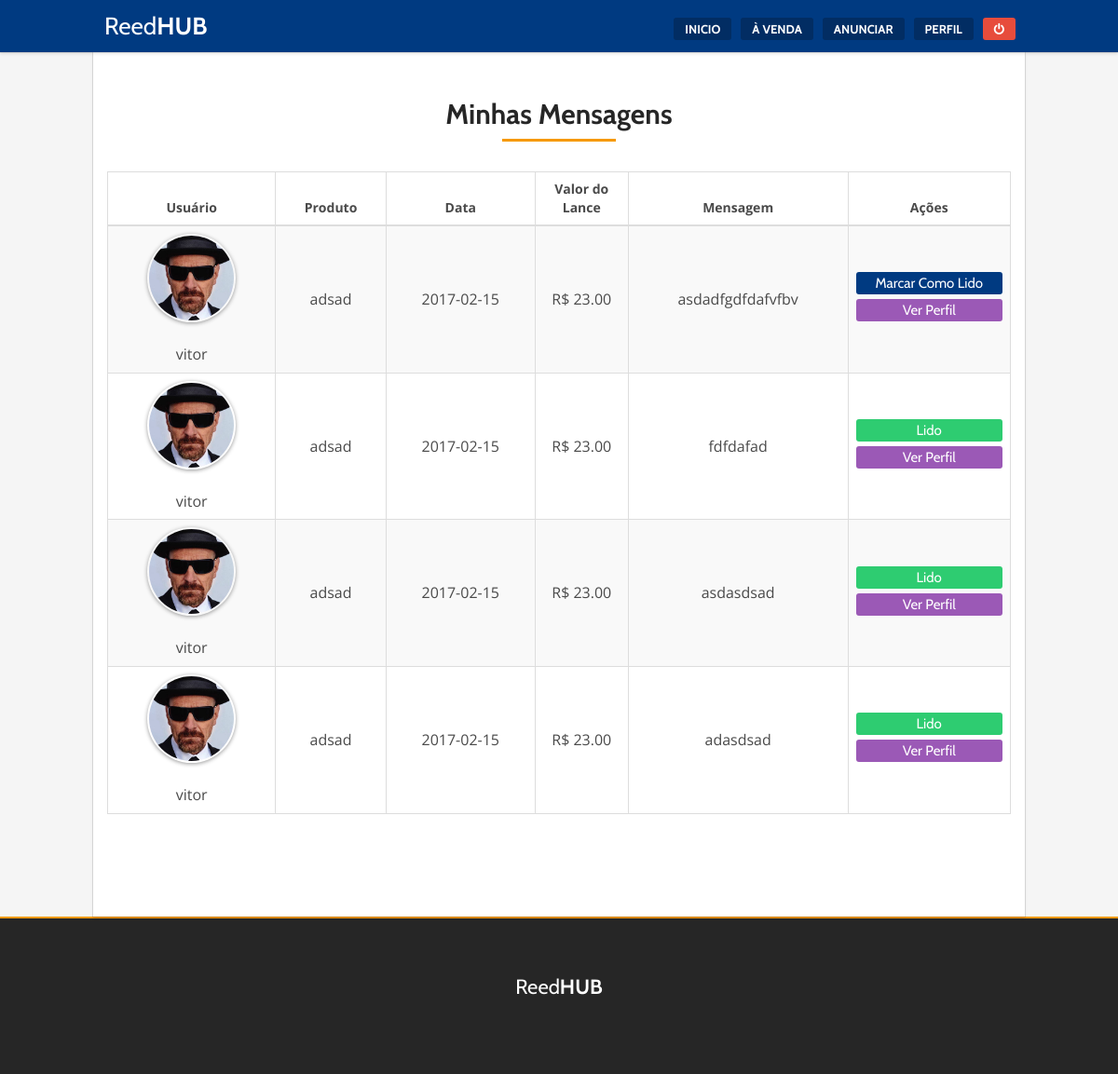
Before: /minhas-mensagens.php (signed in) with the older database file.
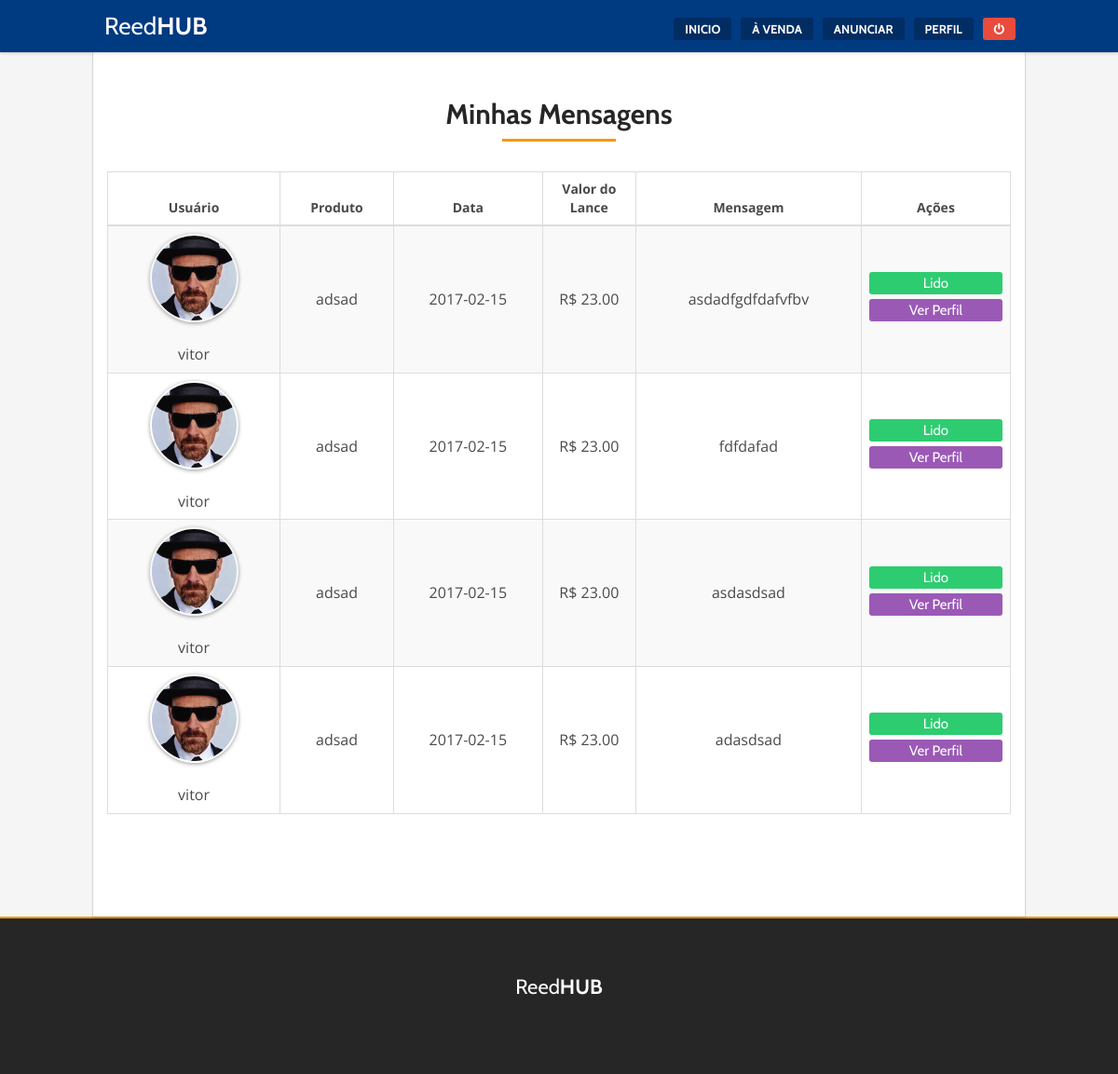
After: the same page with the newer database file.
### tables this page shows
CREATE TABLE `lances` (
  `id` int(11) NOT NULL,
  `seller_id` int(11) NOT NULL,
  `buyer_id` int(11) NOT NULL,
  `product_id` int(11) NOT NULL,
  `message` text NOT NULL,
  `value` double(10,2) NOT NULL,
  `tdate` date NOT NULL,
  `status` tinyint(1) NOT NULL DEFAULT '0'
);

CREATE TABLE `user` (
  `id` int(11) NOT NULL,
  `username` varchar(30) NOT NULL,
  `password` varchar(100) NOT NULL,
  `email` varchar(100) NOT NULL,
  `profile_cover` varchar(150) NOT NULL,
  `profile_image` varchar(150) NOT NULL DEFAULT 'default.png',
  `profile_floor` int(11) NOT NULL,
  `profile_phone` int(11) NOT NULL,
  `profile_sector` varchar(20) NOT NULL,
  `user_messages` int(11) NOT NULL
);

CREATE TABLE `vendas` (
  `id` int(11) NOT NULL,
  `user_id` int(11) NOT NULL,
  `name` varchar(100) NOT NULL,
  `description` text NOT NULL,
  `value` decimal(10,2) NOT NULL,
  `image` varchar(100) NOT NULL,
  `category` varchar(20) NOT NULL
);

### safe.php (called while the page is built, shortened)
<?php
$user_get = mysql_query("SELECT * FROM `user` WHERE `id`='".$_SESSION['uid']."'") or die(mysql_error());
$user = mysql_fetch_assoc($user_get);
$user_id = $user['id'];
$profile_url = "perfil.php?profile_id=$user_id&ver=Ver+Perfil";
$get_all_messages = mysql_query("SELECT seller_id FROM lances WHERE seller_id = '$user_id'");
$all_messages_count = mysql_num_rows($get_all_messages);

### functions.php (called while the page is built, shortened)
<?php
function userUrl ($var) {
	$profile_url = "perfil.php?profile_id=$var&ver=Ver+Perfil";
	return $profile_url;
}
?>

### parts/user/user-mensagens.php (the view, shortened to what this page needs)
<div class="product-style center">
	<div class="table-responsive">
		<table class="table table-striped table-bordered sortable" cellspacing="0" width="100%">
			<thead>
				<tr>
					<th>Usuário</th>
					<th>Produto</th>
					<th width="160px">Data</th>
					<th width="100px">Valor do Lance</th>
					<th>Mensagem</th>
					<th width="160px">Ações</th>
				</tr>
			</thead>
			<?php
			$query = "SELECT * FROM lances WHERE seller_id = $user_id ORDER BY id DESC";
			if ($result = $mysqli->query($query)): ?>
			<?php while($obj = $result->fetch_object()): ?>
				<?php
				$buyer_id = $obj->buyer_id;
				$product_id = $obj->product_id;
				$message_status = $obj->status;
				?>
				<?php $profile_get = mysql_query("SELECT * FROM user WHERE id = '$buyer_id'") or die(mysql_error());
				$profile = mysql_fetch_assoc($profile_get);
				$profile_username = $profile['username'];
				$profile_image = $profile['profile_image'];
				$user_url = userUrl($buyer_id);
				?>
				<?php $product_get = mysql_query("SELECT * FROM vendas WHERE id = '$product_id'") or die(mysql_error());
				$product = mysql_fetch_assoc($product_get);
				$product_name = $product['name'];
				?>
				<tr>
					<td><img class="profile_image" src="<?php echo "fotos/$profile_image"; ?>" alt=""><br><?php echo "$profile_username" ?></td>
					<td><?php echo "$product_name" ?></td>
					<td><?php echo $obj->tdate ?></td>
					<td>R$ <?php echo $obj->value ?></td>
					<td><?php echo $obj->message ?></td>
					<td>
						<?php if ($message_status == 0): ?>
							<form action="process.php" method="POST">
								<input class="go-button small full" type="submit" value="Marcar Como Lido" name="status">
							</form>
							<?php else:?> <input disabled class="go-button small green full" type="submit" value="Lido">
						<?php endif; ?>
						<a class="go-button small purple full" href="<?php echo "$user_url"; ?>">Ver Perfil</a>
					</td>
				</tr>
			<?php endwhile; ?>
		<?php endif; ?>
	</table>
</div>
</div>

### header.php (shortened to what this page needs)
<!DOCTYPE html>
<!DOCTYPE html>
<html lang="en">
<head>
	<link rel="stylesheet" href="css/plugins.css">
	<link rel="stylesheet" href="css/style.css">
	<link rel="stylesheet" href="assets/components/components-font-awesome/css/font-awesome.min.css">
</head>
<body onload="initialize()">
<?php include("functions.php");
if (isset($_SESSION['uid'])) {
	include ("safe.php");
}
include("parts/layout/navbar.php"); ?>

### parts/layout/navbar.php (shortened to what this page needs)
<?php if(isset($_SESSION['uid'])): ?>
	<header class="go-navbar">
		<ul class="topnav" id="myTopnav">
			<li><a class="brand" href="index.php">Reed<b>HUB</b></a></li>
			<li class="nav-button"><a class="button red" href="signout.php"><i class="fa fa-power-off" aria-hidden="true"></i></a></li>
			<li class="nav-button"><a class="button" href="<?php echo "$profile_url"; ?>">Perfil</a></li>
			<li class="nav-button"><a class="button" href="cadastrar-anuncio.php">Anunciar</a></li>
			<li class="nav-button"><a class="button" href="anuncios.php">À venda</a></li>
			<li class="nav-button"><a class="button" href="index.php">Inicio</a></li>
			</ul>
		</header>
		<div style="padding-bottom: 56px;"></div>
	<?php else: ?>
	<?php endif; ?>

### minhas-mensagens.php
<?php include("header.php") ?>
<div class="rx_wrapper">
<div class="go-title-area center">
	<h2 class="go-title x1">
		Minhas Mensagens
	</h2>
</div>
<?php if ($all_messages_count == 0): ?>
<div class="go-title-area center">
	Você não possui nenhuma mensagem.
</div>
<?php else: ?>
<?php include("parts/user/user-mensagens.php") ?>
<?php endif; ?>
<?php include("footer.php") ?>

### footer.php (shortened to what this page needs)
</div>
	<footer>
		<div class="item-brand">Reed<b>HUB</b></div>
	</footer>

### css/style.css (style rules this page uses)
body { color: #4a4a4a; font-family: 'Open Sans'; background-color: #f5f5f5; }
a { text-decoration: none !important; }
a:link { text-decoration: none; }
img { display: block; max-width: 100%; height: auto; }
.center { text-align: center !important; }
td { font-size: 16px; }
.go-button, .go-button.call, .go-button.fixed { background-color: #003a81; padding: 5px 25px; font: 20px "Cabin"; color: #fff; border: 1px solid transparent; border-radius: 3px; display: inline-block; margin: 0 auto; margin-bottom: 5px; }
.go-button.small { font-size: 15px; padding: 2px 20px; }
.go-button.full { width: 100%; }
.go-button.green { background-color: #2ecc71; }
.go-button.purple { background-color: #9b59b6; }
h1, h2, h3, h4, h5, h6 { font-family: "Cabin"; font-weight: bold; color: #262626; }
.go-title-area { display: block; margin: 30px 0px; }
.go-title, .go-title.x1 { font-family: "Cabin"; display: inline-block; position: relative; margin-bottom: 15px; padding-bottom: 5px; }
.go-title:after, .go-title.x1:after { content: ""; height: 4px; width: 100%; background-image: linear-gradient(-90deg, #f69900 0%, #f69900 100%); display: inline-block; position: absolute; bottom: 0; left: 0; }
.go-title.x1 { padding-bottom: 0; }
.go-title.x1:after { content: ''; position: absolute; left: 0; right: 0; top: 100%; margin: 10px auto; width: 50%; height: 3px; background: #f69900; }
.go-navbar { position: relative; float: left; width: 100%; min-height: 1px; padding-left: 15px; padding-right: 15px; position: relative; min-height: 1px; padding-left: 15px; padding-right: 15px; position: relative; min-height: 1px; padding-left: 15px; padding-right: 15px; padding: 0; background-color: #003a81; box-shadow: 0 2px 3px rgba(10, 10, 10, 0.1), 0 0 0 1px rgba(10, 10, 10, 0.1); z-index: 1000; position: fixed; margin-bottom: 60px; }
@media (min-width: 768px) { .go-navbar { float: left; width: 100%; } }
@media (min-width: 992px) { .go-navbar { float: left; width: 100%; } }
ul.topnav { position: relative; min-height: 1px; padding-left: 15px; padding-right: 15px; position: relative; min-height: 1px; padding-left: 15px; padding-right: 15px; list-style-type: none; margin: 0; padding: 0; overflow: hidden; }
@media (min-width: 768px) { ul.topnav { float: left; width: 83.33333%; } }
@media (min-width: 768px) { ul.topnav { margin-left: 8.33333%; } }
@media (min-width: 992px) { ul.topnav { float: left; width: 83.33333%; } }
@media (min-width: 992px) { ul.topnav { margin-left: 8.33333%; } }
ul.topnav li { float: left; }
ul.topnav li a { display: inline-block; color: #fff; text-align: center; padding: 18px 25px; text-decoration: none; transition: 0.3s; font-size: 14px; text-transform: uppercase; }
ul.topnav li a.brand { font: 26px "Cabin"; color: #fff; text-transform: none; padding: 12px; padding-right: 20px; }
ul.topnav li a.button { float: right; background-color: #022d63; padding: 2px 10px; font: 13px "Cabin"; border-radius: 3px; color: #fff; border: 2px solid transparent; margin-top: 19px; margin-right: 10px; font-weight: bold; }
ul.topnav li a.button.red { background-color: #e74c3c; }
ul.topnav li.nav-button { float: right; }
footer { background-color: #262626; border-top: 2px solid #f69900; padding: 60px; text-align: center; }
footer .item-brand { color: #fff; font: 22px "Cabin"; margin-bottom: 20px; }
.rx_wrapper { position: relative; min-height: 1px; padding-left: 15px; padding-right: 15px; background-color: #fff; box-shadow: 0 2px 3px rgba(10, 10, 10, 0.1), 0 0 0 1px rgba(10, 10, 10, 0.1); min-height: 100vh; padding-bottom: 30px; }
@media (min-width: 992px) { .rx_wrapper { float: left; width: 83.33333%; } }
@media (min-width: 992px) { .rx_wrapper { margin-left: 8.33333%; } }
.profile_image { border-radius: 50%; width: 95px; height: 95px; box-shadow: 0 1px 4px 0px #999; margin: 0 auto; border: 2px solid transparent; }

Changed rows visible on the page:
changed lances "asdadfgdfdafvfbv": value (not shown) → "Lido"; status "Marcar Como Lido" → (not shown)
